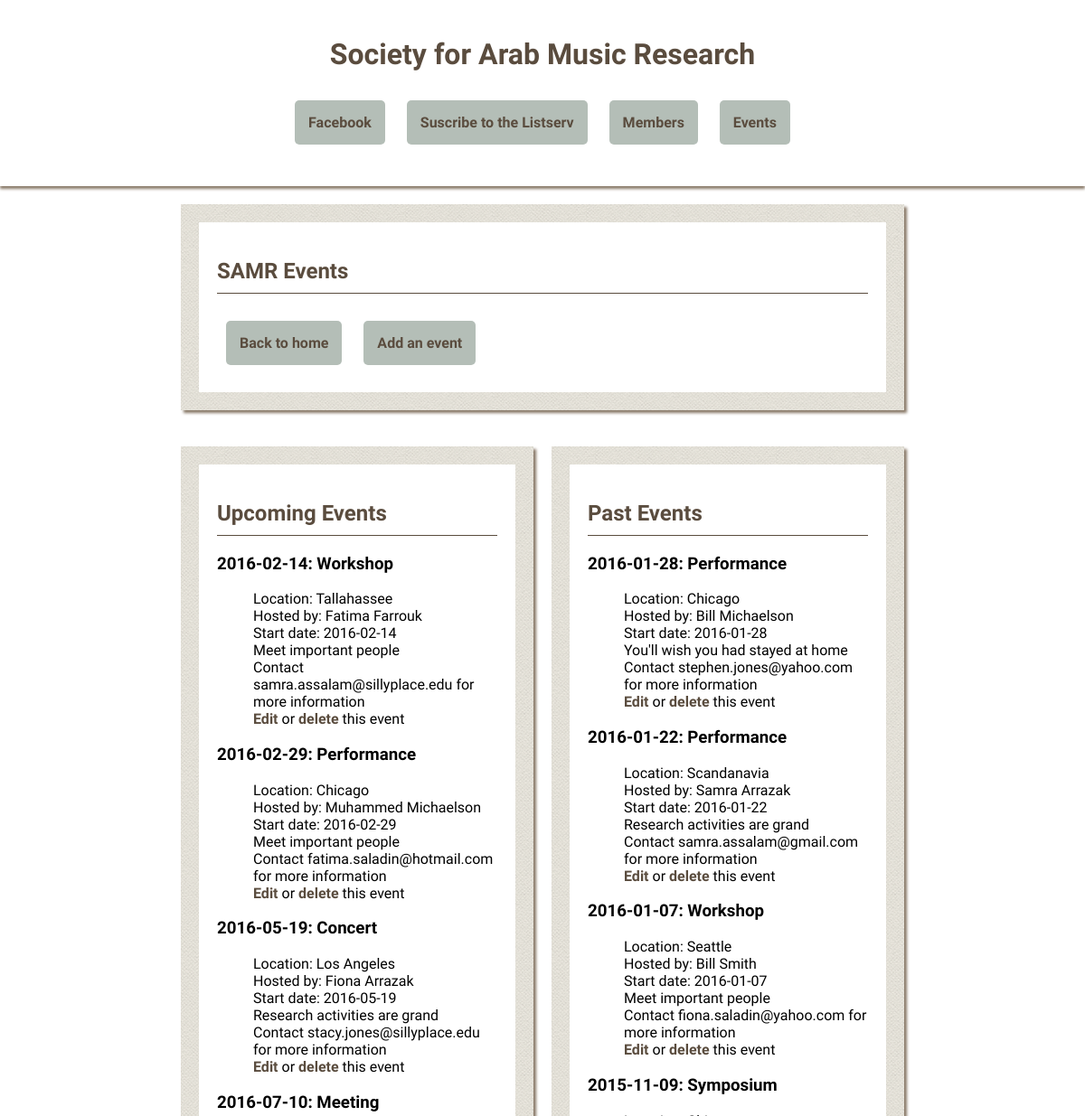
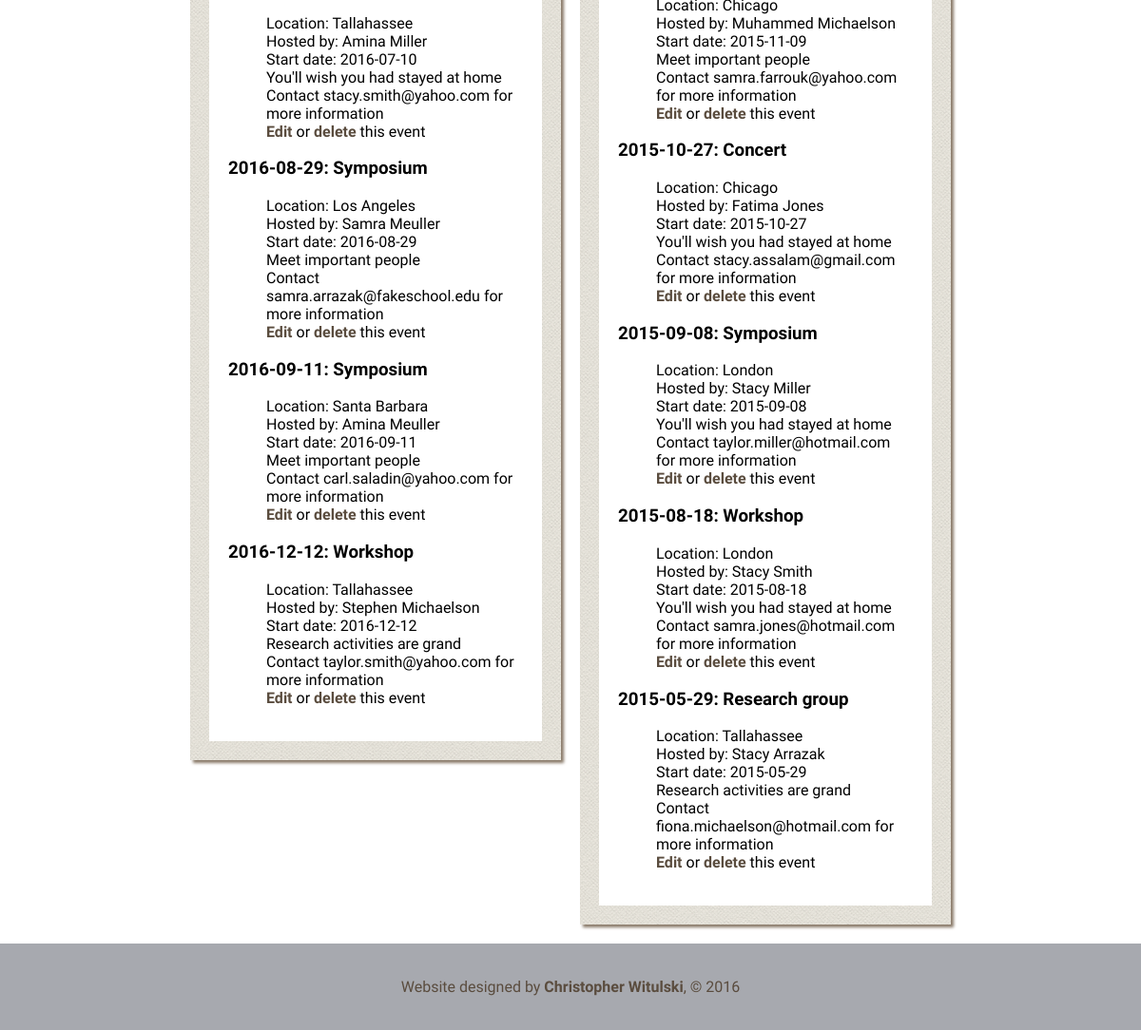
Screenshot of /events/ with the database file from the repository (2 pictures, top to bottom).
### samr_db_setup.py (models this page shows)
class Event(Base):
	__tablename__ = 'event'
	title = Column(String(80), nullable = False)
	location = Column(String(250), nullable = False)
	description = Column(String(250), nullable = True)
	start_date = Column(String(10), nullable = False)
	id = Column(Integer, primary_key = True)
	host_name = Column(String(80), nullable = True)
	contact = Column(String(80), nullable = True)

### samr.py (the view)
@app.route('/events/')
def events():
	today = datetime.date.today()
	upcoming = session.query(Event).filter(Event.start_date >= today).order_by(Event.start_date)
	past = session.query(Event).filter(Event.start_date < today).order_by(Event.start_date.desc())
	return render_template('events.html', upcoming = upcoming, past = past)

### templates/events.html (shortened to what this page needs)
<html>
<head>
	<link rel=stylesheet type=text/css href="{{ url_for('static', filename = 'styles.css') }}">
</head>
<body>
<div id = "header">
	<a href = "{{ url_for('home') }}"><h1>Society for Arab Music Research</h1></a>
	<p class = "menu">
		<span class="menu-item"><a class='button' href= "https://www.facebook.com/groups/378262162265234" target = "_blank">Facebook</a></span>
		<span class="menu-item"><a class='button' href="http://www.mailman.srv.ualberta.ca/mailman/listinfo/samr-list" target="_blank">Suscribe to the Listserv</a></span>
		<span class="menu-item"><a class='button' href="{{ url_for( 'bios' ) }}">Members</a></span>
		<span class="menu-item"><a class='button' href="{{ url_for( 'events' ) }}">Events</a></span>
	</p>
</div>
<div id = "wrapper">
	<div class='outer full'>
		<div class = 'inner'>
			<h2>SAMR Events</h2>
			<a class = 'button' href= "{{ url_for('home') }}">Back to home</a>
			<a class = 'button' href="{{ url_for('addEvent') }}">Add an event</a>
		</div>
	</div>
	<div class='outer left'>
		<div class = 'inner'>
			<h2>Upcoming Events</h2>
			{% for u in upcoming %}
			<h3>{{ u.start_date }}: {{ u.title }}</h3>
			<ul class = 'event-listing'>
				<li>Location: {{ u.location }}</li>
				<li>Hosted by: {{ u.host_name }}</li>
				<li>Start date: {{ u.start_date }}</li>
				<li>{{ u.description }}</li>
				<li>Contact {{ u.contact }} for more information</li>
				<li><a href="{{ url_for('editEvent', event_id=u.id) }}">Edit</a> or
					<a href="{{ url_for('deleteEvent', event_id=u.id) }}">delete</a> this event</a></li>
			</ul>
			{% endfor %}
		</div>
	</div>
	<div class = 'outer right'>
		<div class = 'inner'>
			<h2>Past Events</h2>
			{% for p in past %}
			<h3>{{ p.start_date }}: {{ p.title }}</h3>
			<ul class = 'event-listing'>
				<li>Location: {{ p.location }}</li>
				<li>Hosted by: {{ p.host_name }}</li>
				<li>Start date: {{ p.start_date }}</li>
				<li>{{ p.description }}</li>
				<li>Contact {{ p.contact }} for more information</li>
				<li><a href="{{ url_for('editEvent', event_id=p.id) }}">Edit</a> or
					<a href="{{ url_for('deleteEvent', event_id=p.id) }}">delete</a> this event</a></li>
			</ul>
			{% endfor %}
		</div>
	</div>
</div>
<div id = "footer">
	<p>Website designed by <a target='_blank' href="http://witulski.wordpress.com">Christopher Witulski</a>, &copy; 2016</p>
</div>
</body>

### static/styles.css (style rules this page uses)
@media screen and (min-width: 801px) { #wrapper { width: 800px; } }
@media screen and (min-width: 801px) { .outer { width: calc((100% - 100px) / 2); margin-top: 20px; margin-bottom: 20px; } }
@media screen and (min-width: 801px) { .left { float: left; } }
@media screen and (min-width: 801px) { .right { float: right; } }
@media screen and (min-width: 801px) { .full { width: calc(100% - 40px); } }
body { font-family: 'Old Standard TT', serif; margin: 0px 0px; background-image: url('/static/bg.jpg'); background-size: cover; background-attachment: fixed; }
h1 { font-family: 'Dancing Script', cursive; font-weight: 700; color: #5a4c3e; }
h2 { color: #5a4c3e; font-family: 'Dancing Script', cursive; font-weight: 700; display: block; padding-bottom: 10px; border-bottom: 1px solid #5a4c3e; }
a { text-decoration: none; font-weight: 700; color: #5a4c3e; }
#header { text-align: center; padding-top: 20px; padding-bottom: 20px; background: white; margin: 0; box-shadow: 0px 3px 3px #897968; }
#footer { text-align: center; padding-top: 20px; padding-bottom: 20px; background: #a7a9af; color: #5a4c3e; margin-bottom: 0; clear: both; }
.menu-item { list-style: none; display: inline-block; border-radius: 5px; }
.button { display: inline-block; padding: 15px; background-color: #b4beb7; border-radius: 5px; margin: 10px; }
#wrapper { margin: auto; }
.outer { display: inline-block; padding: 20px; background-image: url('/static/paper.png'); box-shadow: 3px 3px 3px #897968; }
.inner { background-color: white; margin: 0px; padding: 20px; }
.event-listing { list-style: none; }

### rows the page displays
Event: start_date "2016-02-14", title "Workshop", location "Tallahassee", host_name "Fatima Farrouk", description "Meet important people", contact "samra.assalam@sillyplace.edu"
Event: start_date "2016-02-29", title "Performance", location "Chicago", host_name "Muhammed Michaelson", description "Meet important people", contact "fatima.saladin@hotmail.com"
Event: start_date "2016-05-19", title "Concert", location "Los Angeles", host_name "Fiona Arrazak", description "Research activities are grand", contact "stacy.jones@sillyplace.edu"
Event: start_date "2016-07-10", title "Meeting", location "Tallahassee", host_name "Amina Miller", description "You'll wish you had stayed at home", contact "stacy.smith@yahoo.com"
Event: start_date "2016-08-29", title "Symposium", location "Los Angeles", host_name "Samra Meuller", description "Meet important people", contact "samra.arrazak@fakeschool.edu"
Event: start_date "2016-09-11", title "Symposium", location "Santa Barbara", host_name "Amina Meuller", description "Meet important people", contact "carl.saladin@yahoo.com"
Event: start_date "2016-12-12", title "Workshop", location "Tallahassee", host_name "Stephen Michaelson", description "Research activities are grand", contact "taylor.smith@yahoo.com"
Event: start_date "2016-01-28", title "Performance", location "Chicago", host_name "Bill Michaelson", description "You'll wish you had stayed at home", contact "stephen.jones@yahoo.com"
Event: start_date "2016-01-22", title "Performance", location "Scandanavia", host_name "Samra Arrazak", description "Research activities are grand", contact "samra.assalam@gmail.com"
Event: start_date "2016-01-07", title "Workshop", location "Seattle", host_name "Bill Smith", description "Meet important people", contact "fiona.saladin@yahoo.com"
Event: start_date "2015-11-09", title "Symposium", location "Chicago", host_name "Muhammed Michaelson", description "Meet important people", contact "samra.farrouk@yahoo.com"
Event: start_date "2015-10-27", title "Concert", location "Chicago", host_name "Fatima Jones", description "You'll wish you had stayed at home", contact "stacy.assalam@gmail.com"
Event: start_date "2015-09-08", title "Symposium", location "London", host_name "Stacy Miller", description "You'll wish you had stayed at home", contact "taylor.miller@hotmail.com"
Event: start_date "2015-08-18", title "Workshop", location "London", host_name "Stacy Smith", description "You'll wish you had stayed at home", contact "samra.jones@hotmail.com"
Event: start_date "2015-05-29", title "Research group", location "Tallahassee", host_name "Stacy Arrazak", description "Research activities are grand", contact "fiona.michaelson@hotmail.com"
